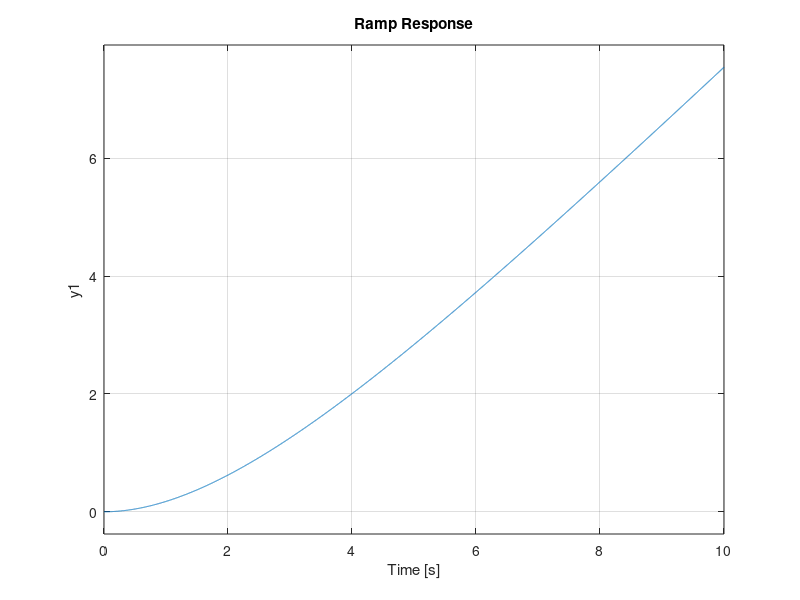

Here is the MATLAB script that generated this plot:
%{
This program studies time response of 1st order systems
%}

clc
clear
close all

format compact

%% Given data
T=2.5; % time response for the 1D system

%% time range setup
T_max = 10;         % run the test to 10 seconds
dt = T_max*1e-4;    % find the delta-t value 
t = 0:dt:T_max;     % build the time vector

%% Define system

B = [1];
A = [T 1];
% To use the tf function, you must have the Control System Toolbox licensed
% and installed. To find out if you do, type: "ver control" in your Command
% Window or a script.  
G = tf(B,A); 

%% create the figure enviorment
figure(1)
xlim([0 1])

%% step response 

subplot(3,1,1)
hold on
%yline(1,'-','Threshold')
step(G,t)
ylim([0 1.2])


%% Impulse response
subplot(3,1,2)
impulse(G,t)

%% Ramp response

F_ramp = tf([1],[1 0 0])
subplot(3,1,3)
impulse(G*F_ramp,t)
title('Ramp Response') % need to set manually. 















